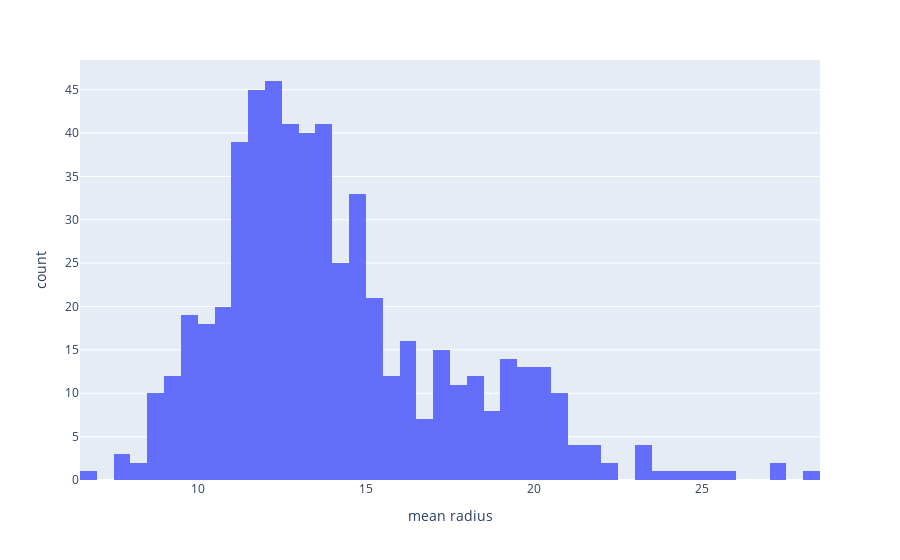

Notebook code cell kept with this figure:
### Markdown cell above
# TASK #2: PLOT INTERACTIVE HISTOGRAMS

### Code cell
# A histogram is representation of the distribution of numerical data, where the data are binned and the count for each bin is represented. 
fig = px.histogram(cancer_df, x = 'mean radius', nbins = 60)
fig.show()

### Figure 1 — Plotly figure (JSON) as saved in the notebook; plotly's stock layout.template omitted (floating-point values rounded to 4 significant figures; data arrays with more than 128 entries replaced by an {"elided": "..."} marker saying what was removed)
{"data": [{"bingroup": "x", "hovertemplate": "mean radius=%{x}<br>count=%{y}<extra></extra>", "legendgroup": "", "marker": {"color": "#636efa", "pattern": {"shape": ""}}, "name": "", "nbinsx": 60, "orientation": "v", "showlegend": false, "type": "histogram", "x": {"elided": "569 float values"}, "xaxis": "x", "yaxis": "y"}], "layout": {"barmode": "relative", "legend": {"tracegroupgap": 0}, "margin": {"t": 60}, "xaxis": {"anchor": "y", "domain": [0, 1], "title": {"text": "mean radius"}}, "yaxis": {"anchor": "x", "domain": [0, 1], "title": {"text": "count"}}}}
